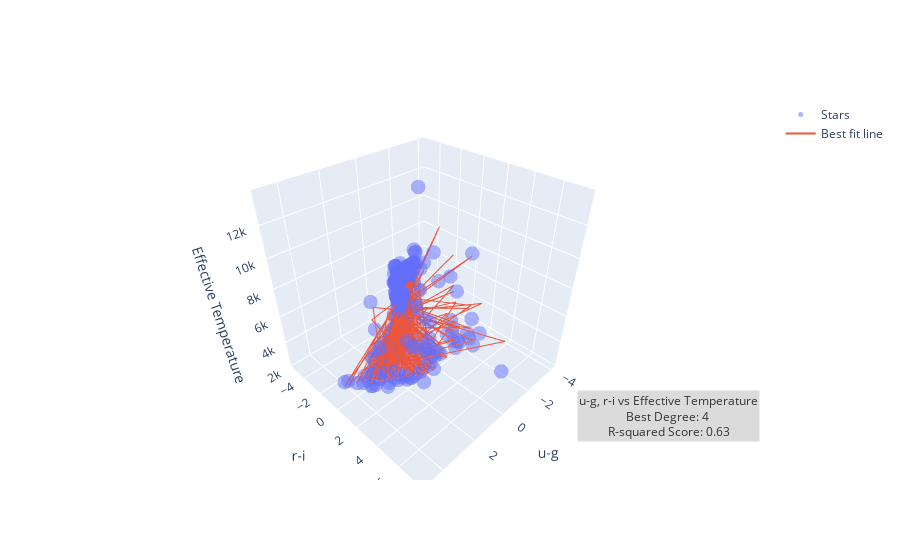

Notebook code for this chart:
### Code cell
ug_ri = pd.DataFrame()
ug_ri = color_filters_df["u_g"] + color_filters_df["r_i"]

x_train, x_test, y_train, y_test = train_test_split(ug_ri, color_filters_df["temperature"], test_size=0.2, random_state=42) 
x_train_reshape = x_train.values.reshape(-1, 1) 
x_test_reshape = x_test.values.reshape(-1, 1)

u_g_x_train, u_g_x_test, u_g_y_train, u_g_y_test = train_test_split(color_filters_df["u_g"], color_filters_df["temperature"], test_size=0.2, random_state=42) 
u_g_x_train_reshape = u_g_x_train.values.reshape(-1, 1) 
u_g_x_test_reshape = u_g_x_test.values.reshape(-1, 1)

r_i_x_train, r_i_x_test, r_i_y_train, r_i_y_test = train_test_split(color_filters_df["r_i"], color_filters_df["temperature"], test_size=0.2, random_state=42) 
r_i_x_train_reshape = r_i_x_train.values.reshape(-1, 1) 
r_i_x_test_reshape = r_i_x_test.values.reshape(-1, 1)

best_score = 0
best_prediction = None
best_degree = 0

for i in range(1, 11):
    poly = PolynomialFeatures(degree=i)

    x_train_tf = poly.fit_transform(x_train_reshape)
    x_test_tf = poly.fit_transform(x_test_reshape)

    model = LinearRegression()
    model.fit(x_train_tf, y_train)

    predictions = model.predict(x_test_tf)

    r2 = r2_score(y_test, predictions)
    
    if r2 > best_score:
        best_score = r2
        best_prediction = predictions
        best_degree = i

import plotly.graph_objects as go
# Create a 3D scatter plot
fig = go.Figure(data=[go.Scatter3d(x=u_g_x_test, y=r_i_x_test, z=u_g_y_test, mode='markers', name='Stars')])

fig.add_trace(go.Scatter3d(
    x=u_g_x_test, 
    y=r_i_x_test, 
    z=best_prediction,
    mode='lines',
    name='Best fit line'
))

# Annotation
description = 'u-g, r-i vs Effective Temperature<br>'
description += f'Best Degree: {best_degree}\n<br>'
description += f'R-squared Score: {best_score:.2f}<br>'

# Add a text annotation
fig.add_annotation(
    text=description,
    xref="paper", yref="paper",
    x=0.99, y=0.1,
    showarrow=False,
    font=dict(size=12, color="black"),
    bgcolor="lightgrey",
    opacity=0.8
)

# Customize the appearance if needed
fig.update_traces(marker=dict(size=5, opacity=0.5))

# Add labels
fig.update_layout(scene=dict(xaxis_title='u-g', yaxis_title='r-i', zaxis_title='Effective Temperature'))

# Show the interactive plot
fig.show()

### Figure 1 — Plotly figure (JSON) as saved in the notebook; plotly's stock layout.template omitted (floating-point values rounded to 4 significant figures; data arrays with more than 128 entries replaced by an {"elided": "..."} marker saying what was removed)
{"data": [{"marker": {"opacity": 0.5, "size": 5}, "mode": "markers", "name": "Stars", "type": "scatter3d", "x": {"elided": "1000 float values"}, "y": {"elided": "1000 float values"}, "z": {"elided": "1000 int values"}}, {"marker": {"opacity": 0.5, "size": 5}, "mode": "lines", "name": "Best fit line", "type": "scatter3d", "x": {"elided": "1000 float values"}, "y": {"elided": "1000 float values"}, "z": {"elided": "1000 float values"}}], "layout": {"annotations": [{"bgcolor": "lightgrey", "font": {"color": "black", "size": 12}, "opacity": 0.8, "showarrow": false, "text": "u-g, r-i vs Effective Temperature<br>Best Degree: 4\n<br>R-squared Score: 0.63<br>", "x": 0.99, "xref": "paper", "y": 0.1, "yref": "paper"}], "scene": {"xaxis": {"title": {"text": "u-g"}}, "yaxis": {"title": {"text": "r-i"}}, "zaxis": {"title": {"text": "Effective Temperature"}}}}}
